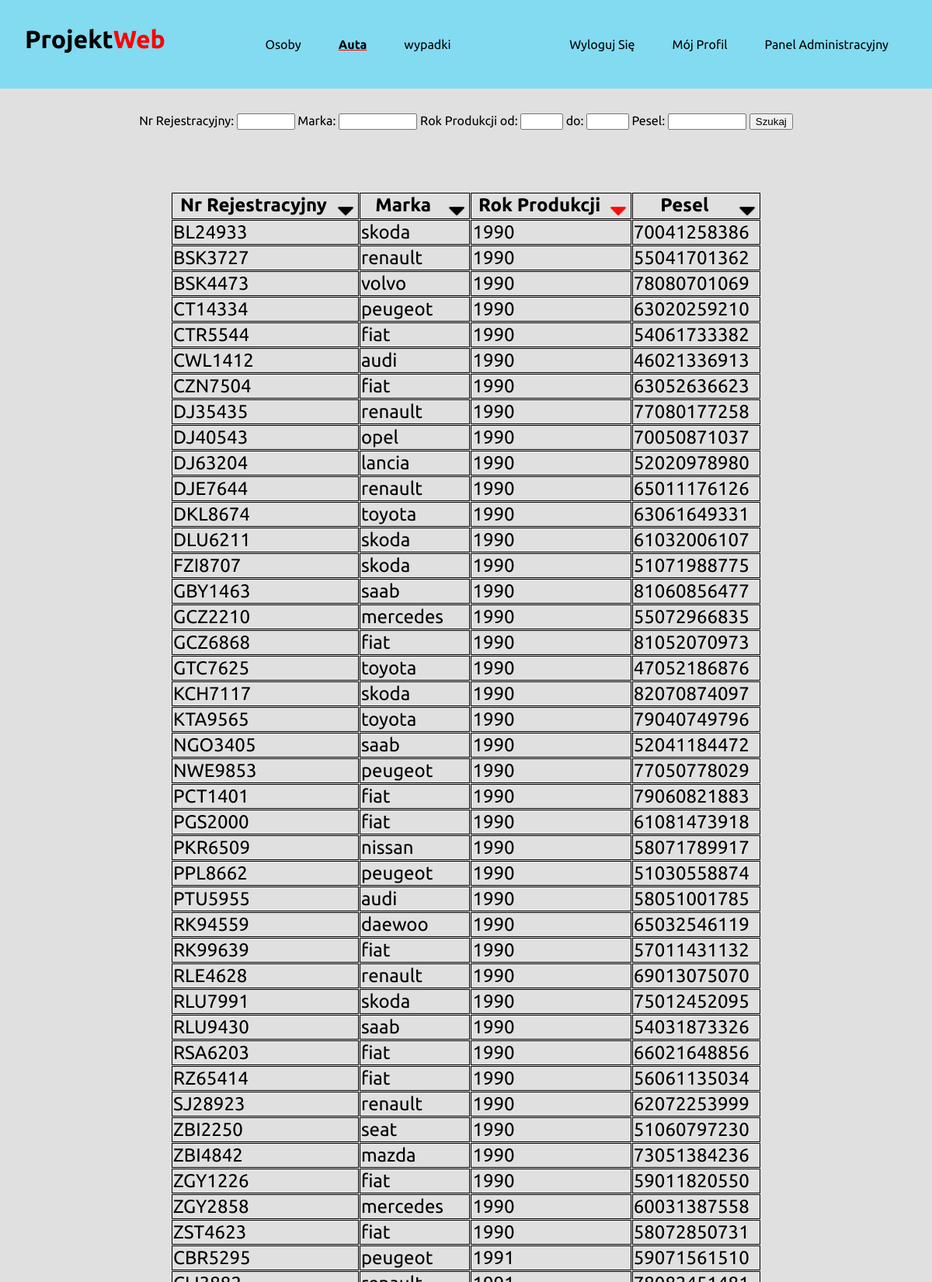
Page /auta/?sortid=rok_produkcji (signed in, upper part) on the committed database.
### cardb/models.py (models this page shows)
class auto(models.Model):
    nr_rejestracyjny = models.CharField(max_length=7, primary_key=True)
    marka = models.CharField(max_length=64)
    rok_produkcji = models.IntegerField()
    pesel = models.CharField(max_length=11)
    class Meta:
        db_table = "auta"

### cardb/views.py (the view)
# urls.py: path("auta/", views.auta, name="auta"),
@login_required
def auta(request):
    data = auto.objects.all()
    myFilter = autoFilter(request.GET, queryset=data)
    data = myFilter.qs
    mySort = request.GET.get("sortid", "nr_rejestracyjny")
    data = data.order_by(mySort)
    return render(
        request, "auta.html", {"auta": data, "myFilter": myFilter, "mySort": mySort}
    )

### cardb/templatetags/cardb_tags.py (called while the page is built)
@register.simple_tag(takes_context = True)
def url_replace(context, field, value):
    dict_ = context['request'].GET.copy()
    dict_[field] = value
    return dict_.urlencode()

### template/auta.html (shortened to what this page needs)
{% extends 'base.html' %}
{% load static %}
{% load cardb_tags %}
{% block head %}
<link rel="stylesheet" href="{% static 'cardb/auta.css' %}" type="text/css" />
{% endblock head %}
{% block content %}
<form method="get">
    <div class="nrrej">
        <label for="id_nr_rejestracyjny">Nr Rejestracyjny:</label>
        {{myFilter.form.nr_rejestracyjny__icontains}}
    </div>
    <div class="marka">
        <label for="id_marka">Marka:</label>
        {{myFilter.form.marka__icontains}}
    </div>
    <div class="rok">
        <label for="id_rok_produkcji_gte">Rok Produkcji od:</label>
        {{myFilter.form.rok_produkcji__gte}}
    </div>
    <div class="rok">
        <label for="id_rok_produkcji_lte">do:</label>
        {{myFilter.form.rok_produkcji__lte}}
    </div>
    <div class="pesel">
    <label for="id_pesel">Pesel:</label>
    {{myFilter.form.pesel__icontains}}
    </div>
    <input type="submit" value="Szukaj" class="search"/>
</form>
<table>
    <tr>
        <th>Nr Rejestracyjny <a href="{{request.path}}?{% url_replace 'sortid' 'nr_rejestracyjny' %}">
            {% if mySort == 'nr_rejestracyjny' %}
            <img src="{% static 'cardb/sort-button-desc.png' %}" alt="sort button descending">
            {% else %}
            <img src="{% static 'cardb/sort-button.png' %}" alt="sort button">
            {% endif %}
        </a></th>
        <th>Marka<a href="{{request.path}}?{% url_replace 'sortid' 'marka' %}">
            {% if mySort == 'marka' %}
            <img src="{% static 'cardb/sort-button-desc.png' %}" alt="sort button descending">
            {% else %}
            <img src="{% static 'cardb/sort-button.png' %}" alt="sort button">
            {% endif %}
        </a></th>
        <th>Rok Produkcji<a href="{{request.path}}?{% url_replace 'sortid' 'rok_produkcji' %}">
            {% if mySort == 'rok_produkcji' %}
            <img src="{% static 'cardb/sort-button-desc.png' %}" alt="sort button descending">
            {% else %}
            <img src="{% static 'cardb/sort-button.png' %}" alt="sort button">
            {% endif %}
        </a></th>
        <th>Pesel<a href="{{request.path}}?{% url_replace 'sortid' 'pesel' %}">
            {% if mySort == 'pesel' %}
            <img src="{% static 'cardb/sort-button-desc.png' %}" alt="sort button descending">
            {% else %}
            <img src="{% static 'cardb/sort-button.png' %}" alt="sort button">
            {% endif %}
        </a></th>
    </tr>
    {% for auto in auta %}
    <tr>
        <td>{{auto.nr_rejestracyjny}}</td>
        <td>{{auto.marka}}</td>
        <td>{{auto.rok_produkcji}}</td>
        <td>{{auto.pesel}}</td>
    </tr>
    {% endfor %}
</table>
{% endblock content %}

### cardb/static/cardb/base.css (style rules this page uses)
body { background: #bebdbd75; margin: 0; font-family: 'Ubuntu', sans-serif; }
a { text-decoration: none; }

### cardb/static/cardb/auta.css (style rules this page uses)
form { text-align: center; padding: 2em 4em; }
form div { display: inline; }
form .nrrej input { width: 5em; }
form .marka input { width: 7em; }
form .rok input { width: 3.5em; }
form .pesel input { width: 7em; }
table { padding: 2em 5em; font-size: 1.5em; margin: auto; width: 1000px; border-spacing: 1px; }
table tr, table th, table td { border: 1px solid black; }
table img { width: 30px; height: 30px; position: relative; float: inline-end; }

### rows in the picture
auto: nr_rejestracyjny "BL24933", marka "skoda", rok_produkcji "1990", pesel "70041258386"
auto: nr_rejestracyjny "BSK3727", marka "renault", rok_produkcji "1990", pesel "55041701362"
auto: nr_rejestracyjny "BSK4473", marka "volvo", rok_produkcji "1990", pesel "78080701069"
auto: nr_rejestracyjny "CT14334", marka "peugeot", rok_produkcji "1990", pesel "63020259210"
auto: nr_rejestracyjny "CTR5544", marka "fiat", rok_produkcji "1990", pesel "54061733382"
auto: nr_rejestracyjny "CWL1412", marka "audi", rok_produkcji "1990", pesel "46021336913"
auto: nr_rejestracyjny "CZN7504", marka "fiat", rok_produkcji "1990", pesel "63052636623"
auto: nr_rejestracyjny "DJ35435", marka "renault", rok_produkcji "1990", pesel "77080177258"
auto: nr_rejestracyjny "DJ40543", marka "opel", rok_produkcji "1990", pesel "70050871037"
auto: nr_rejestracyjny "DJ63204", marka "lancia", rok_produkcji "1990", pesel "52020978980"
auto: nr_rejestracyjny "DJE7644", marka "renault", rok_produkcji "1990", pesel "65011176126"
auto: nr_rejestracyjny "DKL8674", marka "toyota", rok_produkcji "1990", pesel "63061649331"
auto: nr_rejestracyjny "DLU6211", marka "skoda", rok_produkcji "1990", pesel "61032006107"
auto: nr_rejestracyjny "FZI8707", marka "skoda", rok_produkcji "1990", pesel "51071988775"
auto: nr_rejestracyjny "GBY1463", marka "saab", rok_produkcji "1990", pesel "81060856477"
auto: nr_rejestracyjny "GCZ2210", marka "mercedes", rok_produkcji "1990", pesel "55072966835"
auto: nr_rejestracyjny "GCZ6868", marka "fiat", rok_produkcji "1990", pesel "81052070973"
auto: nr_rejestracyjny "GTC7625", marka "toyota", rok_produkcji "1990", pesel "47052186876"
auto: nr_rejestracyjny "KCH7117", marka "skoda", rok_produkcji "1990", pesel "82070874097"
auto: nr_rejestracyjny "KTA9565", marka "toyota", rok_produkcji "1990", pesel "79040749796"
auto: nr_rejestracyjny "NGO3405", marka "saab", rok_produkcji "1990", pesel "52041184472"
auto: nr_rejestracyjny "NWE9853", marka "peugeot", rok_produkcji "1990", pesel "77050778029"
auto: nr_rejestracyjny "PCT1401", marka "fiat", rok_produkcji "1990", pesel "79060821883"
auto: nr_rejestracyjny "PGS2000", marka "fiat", rok_produkcji "1990", pesel "61081473918"
auto: nr_rejestracyjny "PKR6509", marka "nissan", rok_produkcji "1990", pesel "58071789917"
auto: nr_rejestracyjny "PPL8662", marka "peugeot", rok_produkcji "1990", pesel "51030558874"
auto: nr_rejestracyjny "PTU5955", marka "audi", rok_produkcji "1990", pesel "58051001785"
auto: nr_rejestracyjny "RK94559", marka "daewoo", rok_produkcji "1990", pesel "65032546119"
auto: nr_rejestracyjny "RK99639", marka "fiat", rok_produkcji "1990", pesel "57011431132"
auto: nr_rejestracyjny "RLE4628", marka "renault", rok_produkcji "1990", pesel "69013075070"
auto: nr_rejestracyjny "RLU7991", marka "skoda", rok_produkcji "1990", pesel "75012452095"
auto: nr_rejestracyjny "RLU9430", marka "saab", rok_produkcji "1990", pesel "54031873326"
auto: nr_rejestracyjny "RSA6203", marka "fiat", rok_produkcji "1990", pesel "66021648856"
auto: nr_rejestracyjny "RZ65414", marka "fiat", rok_produkcji "1990", pesel "56061135034"
auto: nr_rejestracyjny "SJ28923", marka "renault", rok_produkcji "1990", pesel "62072253999"
auto: nr_rejestracyjny "ZBI2250", marka "seat", rok_produkcji "1990", pesel "51060797230"
auto: nr_rejestracyjny "ZBI4842", marka "mazda", rok_produkcji "1990", pesel "73051384236"
auto: nr_rejestracyjny "ZGY1226", marka "fiat", rok_produkcji "1990", pesel "59011820550"
auto: nr_rejestracyjny "ZGY2858", marka "mercedes", rok_produkcji "1990", pesel "60031387558"
auto: nr_rejestracyjny "ZST4623", marka "fiat", rok_produkcji "1990", pesel "58072850731"
auto: nr_rejestracyjny "CBR5295", marka "peugeot", rok_produkcji "1991", pesel "59071561510"
